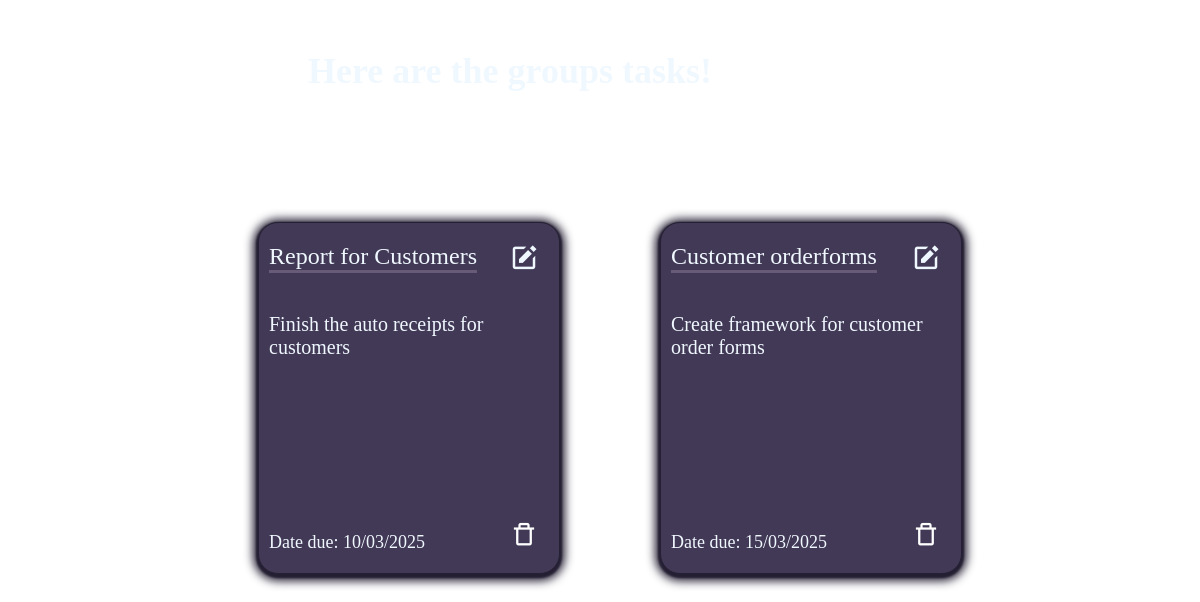
/groupTasks.php?groupID=1, run on the app's committed database.
### tables this page shows
CREATE TABLE "Group_Tasks" (
	"GroupTask_ID"	INTEGER NOT NULL,
	"groupTask_title"	TEXT NOT NULL,
	"groupTask_info"	TEXT,
	"groupTask_status"	INTEGER NOT NULL DEFAULT 0,
	"taskDue_date"	TEXT NOT NULL,
	"Group_ID"	INTEGER,
	PRIMARY KEY("GroupTask_ID" AUTOINCREMENT),
	FOREIGN KEY("Group_ID") REFERENCES "Groups"("Group_ID")
);

### groupTasks.php (the view, shortened to what this page needs)
<?php include('db.php');
    $userID = $_SESSION['User_ID'];
    $groupID = $_SESSION['Group_ID'];
    $query = $db->prepare('SELECT GroupTask_ID, groupTask_title, groupTask_info, groupTask_status, taskDue_date FROM Group_Tasks WHERE Group_ID =:groupID');
    $query->bindValue(':userID', $userID, SQLITE3_INTEGER);
    $query->bindValue(':groupID', $groupID, SQLITE3_INTEGER);
    $result = $query->execute();
?>
<!DOCTYPE html>
<html lang="en">
<head>
    <link rel="stylesheet" href="groupTasks.css">
    <link href='https://unpkg.com/boxicons@2.1.4/css/boxicons.min.css' rel='stylesheet'>
</head>
<body onload="loadsidebar()">
    <div class="title"><h1>Here are the groups tasks!</h1></div>
    <div class="container">
        <div class="boxes">
            <?php while ($groupTask = $result->fetchArray(SQLITE3_ASSOC)): ?>
                <div class="box">
                    <div class="box-title"><?php echo $groupTask['groupTask_title']; ?></div>
                    <div class="editTask"><a href="editGroupTask.php?GroupTaskID=<?php echo $groupTask['GroupTask_ID']; ?>"><i class='bx bxs-edit'></a></i></div>
                    <div class="content"><?php echo $groupTask['groupTask_info']; ?></div>
                    <div class="dnt">Date due: <?php echo $groupTask['taskDue_date']; ?></div>
                    <div class="trash">
                        <a href="delGroupTask.php?GroupTaskID=<?php echo $groupTask['GroupTask_ID']; ?>" onclick="return confirm('Are you sure you have completed this task? Once completed the task will be removed!');"><i class='bx bx-trash-alt' ></i></a>
                    </div>
                </div>
            <?php endwhile; ?>
        </div>
    </div>
</body>
</html>

### groupTasks.css (style rules this page uses)
.title h1 { font-size: 36px; color: aliceblue; margin: 50px 0px 0px 300px; }
.container { display: flex; justify-content: center; align-items: center; margin-top: 130px; margin-left: 250px; }
.boxes { display: grid; grid-template-columns: repeat(4, 1fr); grid-template-rows: repeat(2, 1fr); gap: 100px; width: fit-content; }
.box { position: relative; background-color: #423956; display: flex; justify-content: center; align-items: center; box-shadow: 0px 2px 10px 5px #262034, 0 2px 2px 2px #251f33; font-size: 30px; color: aliceblue; width: 300px; height: 350px; border: 1px solid #262034; border-radius: 20px; transition: 500ms; }
.box-title { position: absolute; font-size: 24px; top: 20px; left: 10px; border-bottom: 3px solid rgba(255,225,255,0.2); }
.editTask { position: absolute; top: 20px; right: 20px; }
.editTask a { color: aliceblue; }
.content { margin-top: 10px; position: absolute; top: 80px; left: 10px; font-size: 20px; }
.dnt { position: absolute; font-size: 18px; bottom: 20px; left: 10px; }
.trash { position: absolute; bottom: 20px; right: 20px; width: 50px; }
.trash a { display: inline-block; text-align: center; line-height: 20px; width: 70px; height: 22px; font-size: 27px; color: white; }

### data on the page
group_tasks: groupTask_title "Report for Customers", groupTask_info "Finish the auto receipts for customers", taskDue_date "10/03/2025"
group_tasks: groupTask_title "Customer orderforms", groupTask_info "Create framework for customer order forms", taskDue_date "15/03/2025"
